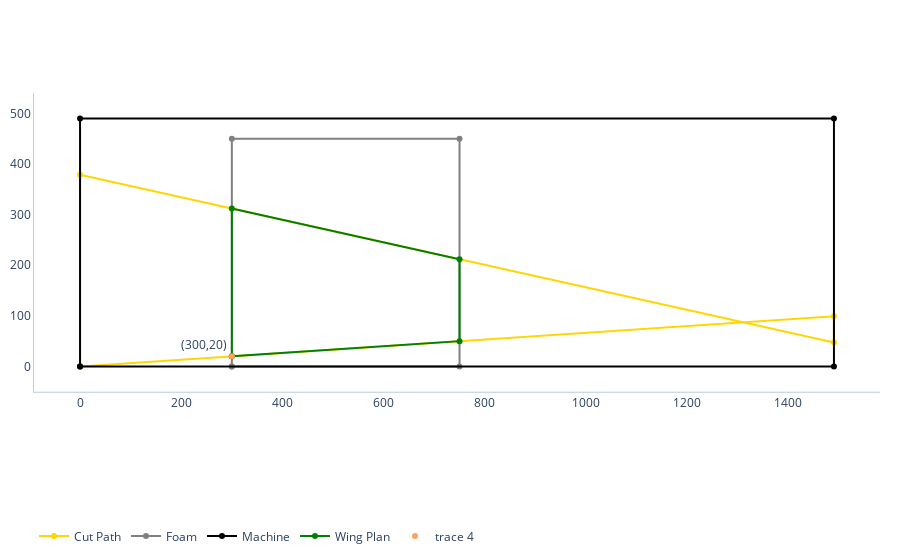

Notebook cell for this chart:
### Code cell
fig_plan.add_trace(go.Scatter(
    x=[300],
    y=[20],
    mode="markers+text",
    text=["(300,20)"],
    textposition="top left"
))
fig_plan.show()

### Figure 1 — Plotly figure (JSON) as saved in the notebook; plotly's stock layout.template omitted (floating-point values rounded to 4 significant figures)
{"data": [{"line": {"color": "gold"}, "name": "Cut Path", "type": "scatter", "x": [0, 1490, 1490, 0, 0], "y": [0, 99.33, 47.56, 378.7, 0]}, {"line": {"color": "gray"}, "name": "Foam", "type": "scatter", "x": [300, 750, 750, 300, 300], "y": [0, 0, 450, 450, 0]}, {"line": {"color": "black"}, "name": "Machine", "type": "scatter", "x": [0, 1490, 1490, 0, 0], "y": [0, 0, 490, 490, 0]}, {"line": {"color": "green"}, "name": "Wing Plan", "type": "scatter", "x": [300, 750, 750, 300, 300], "y": [20, 50, 212, 312.0, 20]}, {"mode": "markers+text", "text": ["(300,20)"], "textposition": "top left", "type": "scatter", "x": [300], "y": [20]}], "layout": {"autosize": true, "legend": {"orientation": "h"}, "margin": {"b": 10, "l": 10, "r": 20, "t": 10}, "plot_bgcolor": "#FFF", "scene": {"aspectmode": "data", "xaxis": {"nticks": 4, "showbackground": false}, "yaxis": {"nticks": 1, "showbackground": false}, "zaxis": {"nticks": 1, "showbackground": false}}, "xaxis": {"linecolor": "#BCCCDC", "showgrid": false}, "yaxis": {"constrain": "domain", "linecolor": "#BCCCDC", "range": [-50, 540], "scaleanchor": "x", "scaleratio": 1, "showgrid": false}}}
